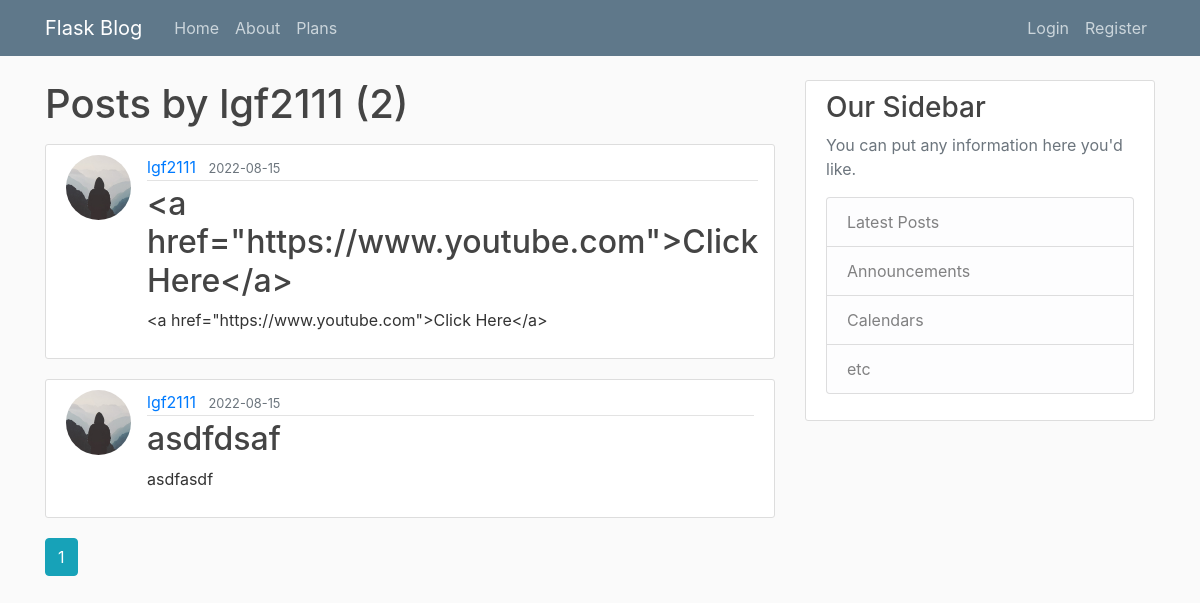
Page /user/lgf2111 on the earlier database version.
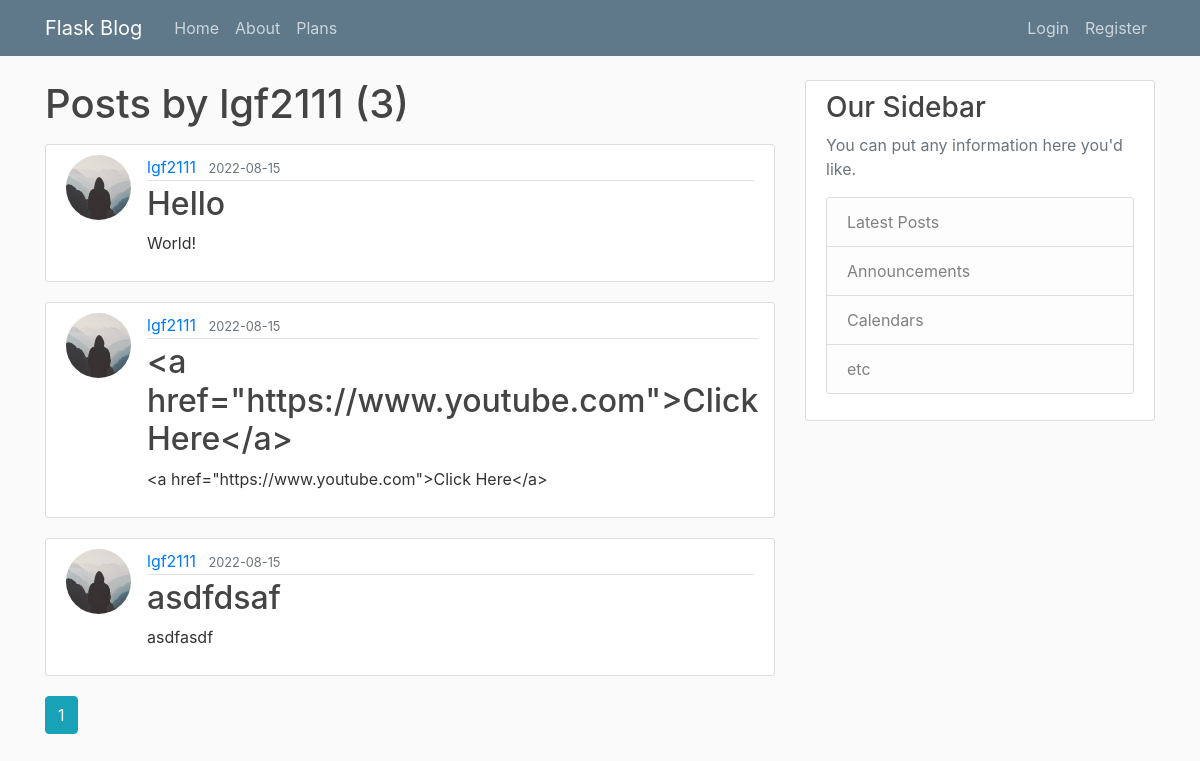
Same page on the later database version.
### flaskblog/models.py (models this page shows, shortened)
class Post(db.Model):
    id = db.Column(db.Integer, primary_key=True)
    title = db.Column(db.String(100), nullable=False)
    date_posted = db.Column(db.DateTime, nullable=False, default=datetime.utcnow)
    content = db.Column(db.Text, nullable=False)
    user_id = db.Column(db.Integer, db.ForeignKey('user.id'), nullable=False)
    comments = db.relationship('Comment', lazy=True)

class User(db.Model, UserMixin):
    id = db.Column(db.Integer, primary_key=True)
    username = db.Column(db.String(20), unique=True, nullable=False)
    is_premium = db.Column(db.Boolean, nullable=False, default=False)
    role_id = db.Column(db.Integer, db.ForeignKey('role.id'), nullable=False, default=1)
    email = db.Column(db.String(120), unique=True, nullable=False)
    image_file = db.Column(db.String(20), nullable=False, default='default.jpg')
    encrypted_password = db.Column(db.Text, nullable=False)
    nonce = db.Column(db.Text, nullable=False)
    tag = db.Column(db.Text, nullable=False)
    login_attempt = db.Column(db.Integer, nullable=False, default=0)
    posts = db.relationship('Post', backref='author', lazy=True)
    mfa = db.Column(db.Boolean, default=False, nullable=False)
    comments = db.relationship('Comment', backref='user', lazy=True)
    logout_time = db.Column(db.DateTime)

### flaskblog/users/routes.py (the view)
@users.route("/user/<string:username>")
def user_posts(username):
    page = request.args.get('page', 1, type=int)
    user = User.query.filter_by(username=username).first_or_404()
    posts = Post.query.filter_by(author=user)\
        .order_by(Post.date_posted.desc())\
        .paginate(page=page, per_page=5)
    return render_template('posts/user_posts.html', posts=posts, user=user)

### run.py (called while the page is built, shortened)
@app.before_request
def before_request():
    session.permanent = True
    app.permanent_session_lifetime = timedelta(minutes=5)
    session.modified = True
    g.user = current_user

### flaskblog/templates/posts/user_posts.html
{% extends "layout.html" %}
{% block content %}
    <h1 class="mb-3">Posts by {{ user.username }} ({{ posts.total }})</h1>
    {% for post in posts.items %}
        <article class="media content-section">
          <img class="rounded-circle article-img" src="{{ url_for('static', filename='profile_pics/' + post.author.image_file) }}">
          <div class="media-body">
            <div class="article-metadata">
              <a class="mr-2" href="{{ url_for('users.user_posts', username=post.author.username) }}">{{ post.author.username }}</a>
              <small class="text-muted">{{ post.date_posted.strftime('%Y-%m-%d') }}</small>
            </div>
            <h2><a class="article-title" href="{{ url_for('posts.post', post_id=post.id) }}">{{ post.title }}</a></h2>
            <p class="article-content">{{ post.content }}</p>
          </div>
        </article>
    {% endfor %}
    {% for page_num in posts.iter_pages(left_edge=1, right_edge=1, left_current=1, right_current=2) %}
      {% if page_num %}
        {% if posts.page == page_num %}
          <a class="btn btn-info mb-4" href="{{ url_for('users.user_posts', username=user.username, page=page_num) }}">{{ page_num }}</a>
        {% else %}
          <a class="btn btn-outline-info mb-4" href="{{ url_for('users.user_posts', username=user.username, page=page_num) }}">{{ page_num }}</a>
        {% endif %}
      {% else %}
        ...
      {% endif %}
    {% endfor %}
{% endblock content %}

Differences in the rows shown:
added Post: image_file (placeholder picture), author.username "lgf2111", date_posted "2022-08-15", title "Hello", content "World!"
Other differences:
{{ posts.total }}: "2" → "3"
